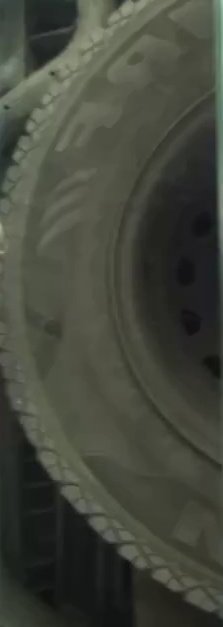
#> input picture extracted_frames/frame_0000.jpg, 223 x 627 px; its folder holds 4 pictures in this run
$ python imageStitching.py
#> lines starting #> are read from the running program, lines starting #| are printed output that depends on the picture
import cv2
import numpy as np
import os

def stitch_images_sift():
    folder = "extracted_frames"
    output_image = "stitched_image.jpg"

    # Get sorted list of image files
    image_files = sorted([f for f in os.listdir(folder) if f.endswith(('.jpg', '.png'))])

    # Check if enough images exist
    if len(image_files) < 2:
        print("Need at least two images for stitching.")
        return

    # Read all images
    images = [cv2.imread(os.path.join(folder, img)) for img in image_files]
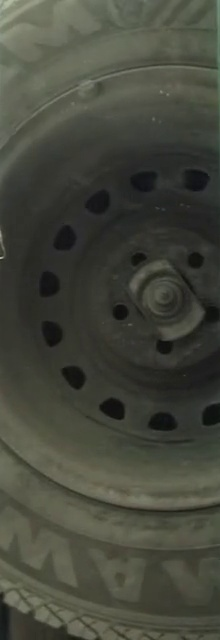
#> input picture extracted_frames/frame_0054.jpg, 220 x 640 px
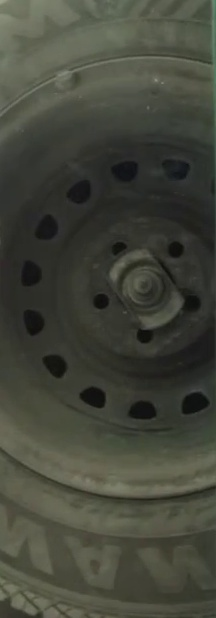
#> input picture extracted_frames/frame_0060.jpg, 216 x 618 px
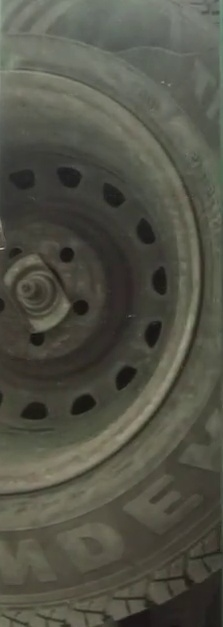
#> input picture extracted_frames/frame_0108.jpg, 223 x 627 px

    # Initialize SIFT
    sift = cv2.SIFT_create()
    bf = cv2.BFMatcher(cv2.NORM_L2, crossCheck=True)

    stitched_image = images[0]  # Start with first image
#> stitched_image is the input picture: shape (627, 223, 3); mean B, G, R 59.9, 70.8, 67.7

    for i in range(1, len(images)):
        img1 = stitched_image
        img2 = images[i]

        # Convert to grayscale
        gray1 = cv2.cvtColor(img1, cv2.COLOR_BGR2GRAY)
        gray2 = cv2.cvtColor(img2, cv2.COLOR_BGR2GRAY)

        # Detect keypoints and descriptors
        kp1, des1 = sift.detectAndCompute(gray1, None)
        kp2, des2 = sift.detectAndCompute(gray2, None)

        # Match descriptors
        matches = bf.match(des1, des2)
        matches = sorted(matches, key=lambda x: x.distance)

        # Get keypoints from matches
        src_pts = np.float32([kp1[m.queryIdx].pt for m in matches]).reshape(-1, 1, 2)
        dst_pts = np.float32([kp2[m.trainIdx].pt for m in matches]).reshape(-1, 1, 2)

        # Compute homography
        H, _ = cv2.findHomography(dst_pts, src_pts, cv2.RANSAC)

        # Warp the second image
        height, width = img1.shape[:2]
        img2_warped = cv2.warpPerspective(img2, H, (width + img2.shape[1], height))

        # Place first image on the stitched canvas
        img2_warped[0:height, 0:width] = img1

        # Update stitched image
        stitched_image = img2_warped
#> this loop made 3 passes
#> (matches, width) on passes 1 to 3: (16 matches, 223), (17 matches, 443), (20 matches, 659)
#> pass 1, in stitch_images_sift, `img2_warped = cv2.warpPerspective(img2, H, (width + img2.shape[1], hei..`:
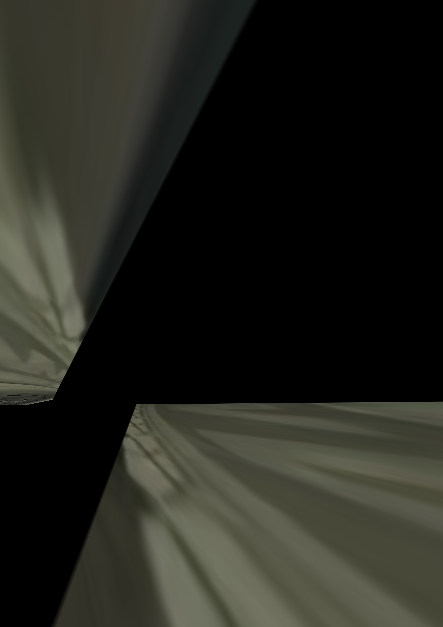
#> img2_warped: shape (627, 443, 3); mean B, G, R 30, 36.5, 35.9
#> pass 1, in stitch_images_sift, `stitched_image = img2_warped`:
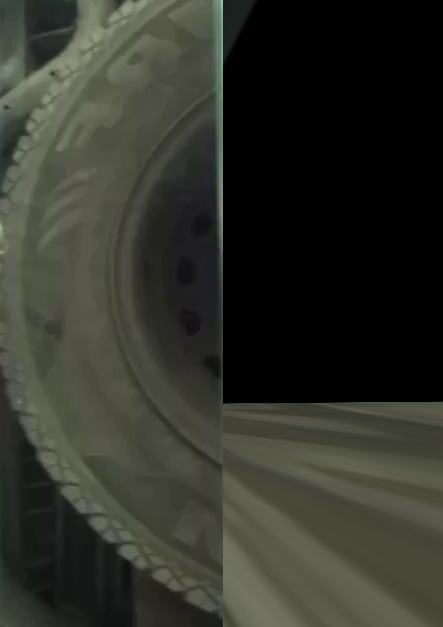
#> stitched_image: shape (627, 443, 3); mean B, G, R 42.2, 50.4, 48.7
#> after the loop:
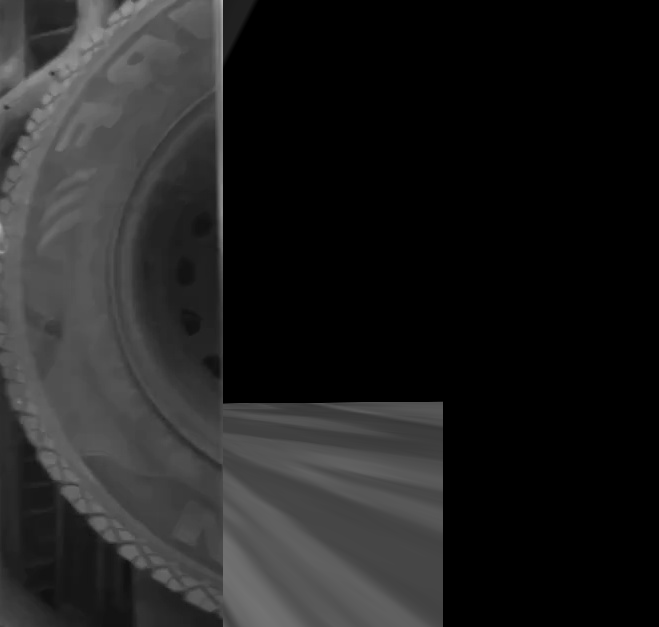
#> gray1: shape (627, 659); min 0, max 187, mean 32.9
#> img2 is the input picture: shape (627, 223, 3); mean B, G, R 70.8, 82.4, 82.3
#> after the loop:
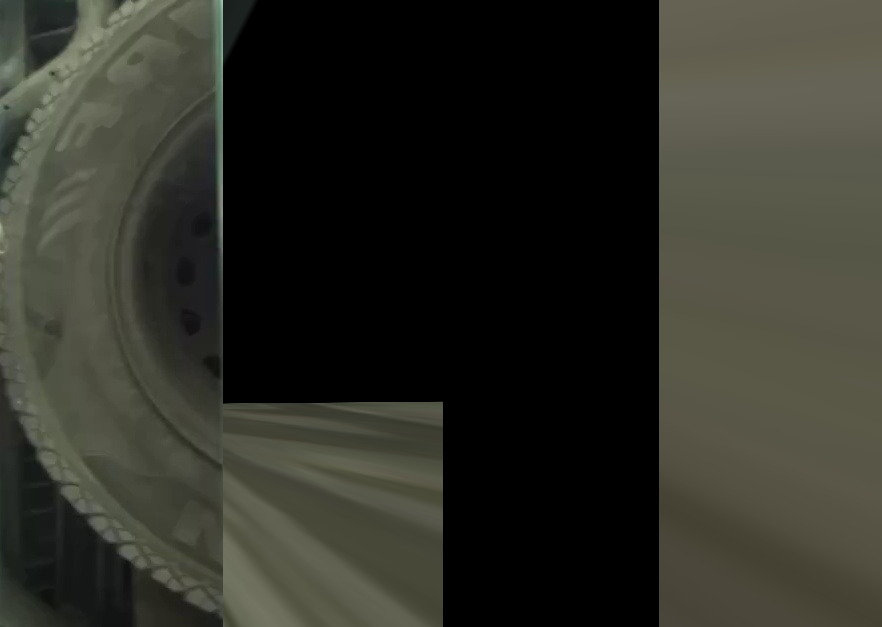
#> img2_warped: shape (627, 882, 3); mean B, G, R 39.1, 47.1, 46.7

    # Save the final stitched image
    cv2.imwrite(output_image, stitched_image)
    print(f"Stitched image saved as {output_image}")

# Run stitching function
stitch_images_sift()
